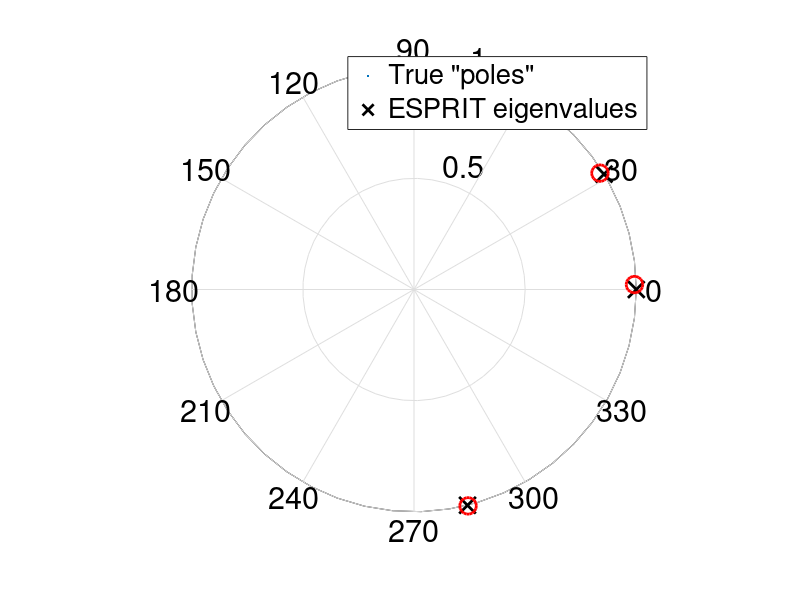

Recreate this plot in MATLAB.
clear all
clf
set(0,'defaultaxesfontsize',22);
M=12;
Nb=32;
P=3;
%angles=[25 80 135]*(pi/180);
angdeg=[80 90 115];
angles=angdeg*(pi/180);
dlambda=0.5;
%generate random bits of information
poles=zeros(1,P);
X=zeros(M,Nb);
Rideal=zeros(M,M);
for k=1:P,
mu=pi*cos(angles(1,k));
poles(1,k)=exp(j*mu);
a=exp(j*mu*(0:M-1)).';
Rideal=Rideal+a*a';
br=ones(1,Nb);
temp=rand(1,Nb);
br(find(temp<.5))=-1;
bi=ones(1,Nb);
temp=rand(1,Nb);
bi(find(temp<.5))=-1;
b=br+j*bi;
X=X+a*b;
end
%add some noise
X=X+0.6*(randn(M,Nb)+j*randn(M,Nb));
Rxx=X*X'/Nb;
[E,D,V]=svd(Rxx);
%ESPRIT algorithm:
Es=E(:,1:P);
Es1=Es(1:M-1,:); Es2=Es(2:M,:);
Psi=Es1\Es2;
[T,Phi]=eig(Psi);
Phivec=diag(Phi);
%plot eigenvalues from ESPRIT and compare with true frequencies
polar(0,1,'.')
hold on
plot(real(poles),imag(poles),'kx','MarkerSize',12,'Linewidth',2);
plot(real(Phivec),imag(Phivec),'ro','MarkerSize',12,'Linewidth',2);
hold off
legend('True "poles"','ESPRIT eigenvalues')
